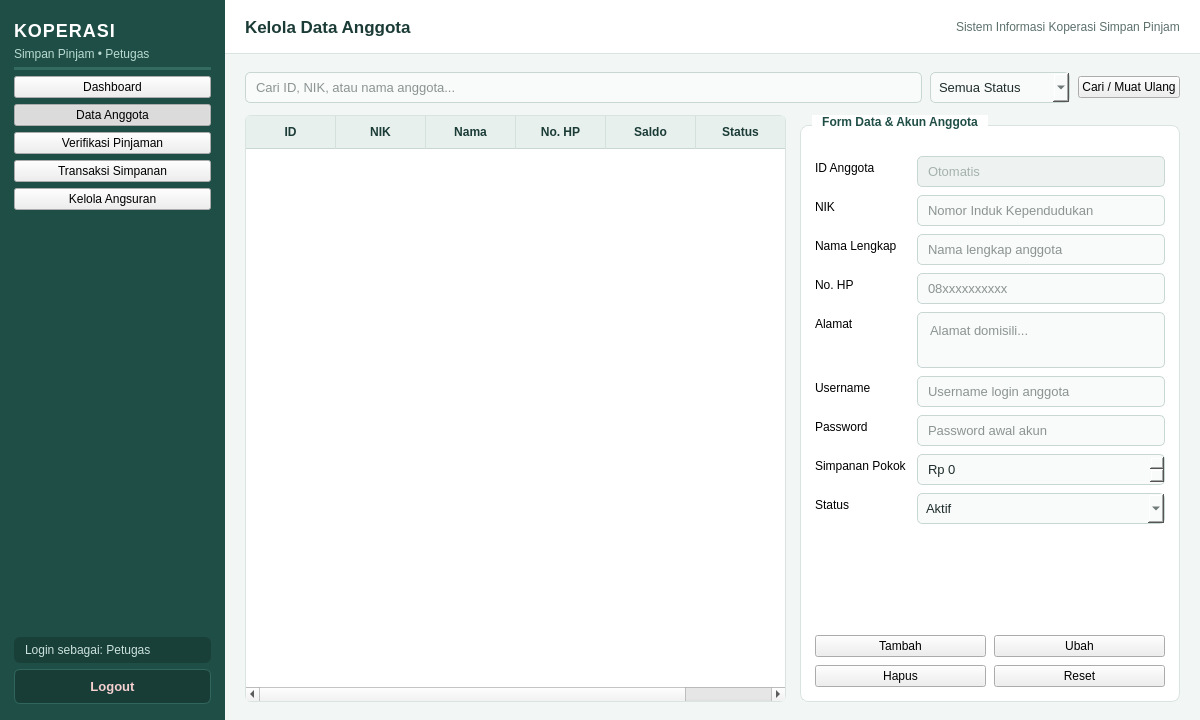
<?xml version="1.0" encoding="UTF-8"?>
<ui version="4.0">
 <class>PetugasDataAnggotaWindow</class>
 <widget class="QMainWindow" name="PetugasDataAnggotaWindow">
  <property name="geometry">
   <rect>
    <x>0</x>
    <y>0</y>
    <width>1200</width>
    <height>720</height>
   </rect>
  </property>
  <property name="minimumSize">
   <size>
    <width>1024</width>
    <height>640</height>
   </size>
  </property>
  <property name="windowTitle">
   <string>Sistem Informasi Koperasi Simpan Pinjam - Data Anggota</string>
  </property>
  <property name="styleSheet">
   <string notr="true">QMainWindow, QWidget#centralwidget {
    background-color: #F2F6F5;
    font-family: "Segoe UI", "Helvetica Neue", Arial, sans-serif;
    color: #1E2D2B;
    font-size: 13px;
}

/* Sidebar */
QFrame#frameSidebar {
    background-color: #1F4E46;
    border: none;
}

QLabel#lblAppTitle {
    color: #FFFFFF;
    font-size: 18px;
    font-weight: bold;
    letter-spacing: 1px;
}

QLabel#lblAppSubtitle {
    color: #B8DAD2;
    font-size: 12px;
}

QLabel#lblUserInfo {
    color: #CBE2DC;
    font-size: 12px;
    padding: 6px 8px;
    background-color: #193F39;
    border-radius: 6px;
}

QPushButton[navButton="true"] {
    background-color: transparent;
    color: #E2F0EC;
    border: none;
    border-radius: 6px;
    text-align: left;
    padding: 10px 14px;
    font-size: 13px;
    font-weight: 500;
}

QPushButton[navButton="true"]:hover {
    background-color: #296359;
    color: #FFFFFF;
}

QPushButton[navButton="true"]:checked {
    background-color: #2E7D6F;
    color: #FFFFFF;
    font-weight: bold;
    border-left: 4px solid #A7E3D4;
}

QPushButton#btnLogout {
    background-color: #183D37;
    color: #F5D0D0;
    border: 1px solid #30665D;
    border-radius: 6px;
    padding: 9px 14px;
    font-size: 13px;
    font-weight: bold;
}

QPushButton#btnLogout:hover {
    background-color: #991B1B;
    color: #FFFFFF;
    border-color: #991B1B;
}

/* Header Bar */
QFrame#frameHeader {
    background-color: #FFFFFF;
    border-bottom: 1px solid #D9E4E1;
}

QLabel#lblPageTitle {
    color: #1B3B36;
    font-size: 17px;
    font-weight: bold;
}

QLabel#lblHeaderInfo {
    color: #5C706C;
    font-size: 12px;
}

/* Cards &amp; GroupBoxes */
QFrame[statCard="true"] {
    background-color: #FFFFFF;
    border: 1px solid #D9E4E1;
    border-top: 3px solid #266D61;
    border-radius: 8px;
}

QLabel[statTitle="true"] {
    color: #5C706C;
    font-size: 12px;
    font-weight: bold;
}

QLabel[statValue="true"] {
    color: #1B3B36;
    font-size: 20px;
    font-weight: bold;
}

QGroupBox {
    background-color: #FFFFFF;
    border: 1px solid #D9E4E1;
    border-radius: 8px;
    margin-top: 10px;
    padding-top: 14px;
    font-weight: bold;
    color: #1B3B36;
}

QGroupBox::title {
    subcontrol-origin: margin;
    left: 12px;
    padding: 0 6px;
    background-color: #FFFFFF;
    color: #1F4E46;
}

/* Inputs */
QLineEdit, QComboBox, QDateEdit, QSpinBox, QDoubleSpinBox, QPlainTextEdit {
    background-color: #F9FBFA;
    border: 1px solid #C8D7D3;
    border-radius: 5px;
    padding: 6px 8px;
    color: #1E2D2B;
    font-size: 13px;
}

QLineEdit:focus, QComboBox:focus, QDateEdit:focus, QSpinBox:focus, QDoubleSpinBox:focus, QPlainTextEdit:focus {
    border: 1px solid #2A7B6F;
    background-color: #FFFFFF;
}

QLineEdit:read-only, QPlainTextEdit:read-only {
    background-color: #EEF3F1;
    color: #5C706C;
}

/* Tables */
QTableWidget {
    background-color: #FFFFFF;
    alternate-background-color: #F6FAF8;
    border: 1px solid #D9E4E1;
    border-radius: 6px;
    gridline-color: #E6EEEC;
    selection-background-color: #D2EBE5;
    selection-color: #14332E;
}

QHeaderView::section {
    background-color: #E7F0ED;
    color: #1B3B36;
    padding: 7px 8px;
    border: none;
    border-right: 1px solid #D3E0DC;
    border-bottom: 1px solid #C8D7D3;
    font-weight: bold;
    font-size: 12px;
}

/* Action Buttons */
QPushButton[btnType="primary"] {
    background-color: #266D61;
    color: #FFFFFF;
    border: none;
    border-radius: 5px;
    padding: 7px 14px;
    font-weight: bold;
}

QPushButton[btnType="primary"]:hover {
    background-color: #1F5B51;
}

QPushButton[btnType="secondary"] {
    background-color: #2A6F8E;
    color: #FFFFFF;
    border: none;
    border-radius: 5px;
    padding: 7px 14px;
    font-weight: bold;
}

QPushButton[btnType="secondary"]:hover {
    background-color: #215973;
}

QPushButton[btnType="danger"] {
    background-color: #C24141;
    color: #FFFFFF;
    border: none;
    border-radius: 5px;
    padding: 7px 14px;
    font-weight: bold;
}

QPushButton[btnType="danger"]:hover {
    background-color: #9E3030;
}

QPushButton[btnType="neutral"] {
    background-color: #EDF3F1;
    color: #2B423E;
    border: 1px solid #C8D7D3;
    border-radius: 5px;
    padding: 7px 14px;
}

QPushButton[btnType="neutral"]:hover {
    background-color: #DFEAE6;
}</string>
  </property>
  <widget class="QWidget" name="centralwidget">
   <layout class="QHBoxLayout" name="layoutRoot">
    <property name="spacing">
     <number>0</number>
    </property>
    <property name="leftMargin">
     <number>0</number>
    </property>
    <property name="topMargin">
     <number>0</number>
    </property>
    <property name="rightMargin">
     <number>0</number>
    </property>
    <property name="bottomMargin">
     <number>0</number>
    </property>
    <item>
     <widget class="QFrame" name="frameSidebar">
      <property name="minimumSize">
       <size>
        <width>225</width>
        <height>0</height>
       </size>
      </property>
      <property name="maximumSize">
       <size>
        <width>225</width>
        <height>16777215</height>
       </size>
      </property>
      <property name="frameShape">
       <enum>QFrame::NoFrame</enum>
      </property>
      <layout class="QVBoxLayout" name="layoutSidebar">
       <property name="spacing">
        <number>6</number>
       </property>
       <property name="leftMargin">
        <number>14</number>
       </property>
       <property name="topMargin">
        <number>20</number>
       </property>
       <property name="rightMargin">
        <number>14</number>
       </property>
       <property name="bottomMargin">
        <number>16</number>
       </property>
       <item>
        <widget class="QLabel" name="lblAppTitle">
         <property name="text">
          <string>KOPERASI</string>
         </property>
        </widget>
       </item>
       <item>
        <widget class="QLabel" name="lblAppSubtitle">
         <property name="text">
          <string>Simpan Pinjam • Petugas</string>
         </property>
        </widget>
       </item>
       <item>
        <widget class="Line" name="lineSidebarTop">
         <property name="styleSheet">
          <string notr="true">background-color: #346B61; max-height: 1px; border: none; margin-top: 6px; margin-bottom: 8px;</string>
         </property>
         <property name="orientation">
          <enum>Qt::Horizontal</enum>
         </property>
        </widget>
       </item>
       <item>
        <widget class="QPushButton" name="btnNavDashboard">
         <property name="text">
          <string>Dashboard</string>
         </property>
         <property name="checkable">
          <bool>true</bool>
         </property>
         <property name="autoExclusive">
          <bool>true</bool>
         </property>
         <property name="navButton" stdset="0">
          <bool>true</bool>
         </property>
        </widget>
       </item>
       <item>
        <widget class="QPushButton" name="btnNavAnggota">
         <property name="text">
          <string>Data Anggota</string>
         </property>
         <property name="checkable">
          <bool>true</bool>
         </property>
         <property name="checked">
          <bool>true</bool>
         </property>
         <property name="autoExclusive">
          <bool>true</bool>
         </property>
         <property name="navButton" stdset="0">
          <bool>true</bool>
         </property>
        </widget>
       </item>
       <item>
        <widget class="QPushButton" name="btnNavVerifikasi">
         <property name="text">
          <string>Verifikasi Pinjaman</string>
         </property>
         <property name="checkable">
          <bool>true</bool>
         </property>
         <property name="autoExclusive">
          <bool>true</bool>
         </property>
         <property name="navButton" stdset="0">
          <bool>true</bool>
         </property>
        </widget>
       </item>
       <item>
        <widget class="QPushButton" name="btnNavSimpanan">
         <property name="text">
          <string>Transaksi Simpanan</string>
         </property>
         <property name="checkable">
          <bool>true</bool>
         </property>
         <property name="autoExclusive">
          <bool>true</bool>
         </property>
         <property name="navButton" stdset="0">
          <bool>true</bool>
         </property>
        </widget>
       </item>
       <item>
        <widget class="QPushButton" name="btnNavAngsuran">
         <property name="text">
          <string>Kelola Angsuran</string>
         </property>
         <property name="checkable">
          <bool>true</bool>
         </property>
         <property name="autoExclusive">
          <bool>true</bool>
         </property>
         <property name="navButton" stdset="0">
          <bool>true</bool>
         </property>
        </widget>
       </item>
       <item>
        <spacer name="spacerSidebar">
         <property name="orientation">
          <enum>Qt::Vertical</enum>
         </property>
         <property name="sizeHint" stdset="0">
          <size>
           <width>20</width>
           <height>40</height>
          </size>
         </property>
        </spacer>
       </item>
       <item>
        <widget class="QLabel" name="lblUserInfo">
         <property name="text">
          <string>Login sebagai: Petugas</string>
         </property>
        </widget>
       </item>
       <item>
        <widget class="QPushButton" name="btnLogout">
         <property name="text">
          <string>Logout</string>
         </property>
        </widget>
       </item>
      </layout>
     </widget>
    </item>
    <item>
     <layout class="QVBoxLayout" name="layoutContent">
      <property name="spacing">
       <number>0</number>
      </property>
      <item>
       <widget class="QFrame" name="frameHeader">
        <property name="minimumSize">
         <size>
          <width>0</width>
          <height>54</height>
         </size>
        </property>
        <property name="maximumSize">
         <size>
          <width>16777215</width>
          <height>54</height>
         </size>
        </property>
        <property name="frameShape">
         <enum>QFrame::NoFrame</enum>
        </property>
        <layout class="QHBoxLayout" name="layoutHeader">
         <property name="leftMargin">
          <number>20</number>
         </property>
         <property name="rightMargin">
          <number>20</number>
         </property>
         <item>
          <widget class="QLabel" name="lblPageTitle">
           <property name="text">
            <string>Kelola Data Anggota</string>
           </property>
          </widget>
         </item>
         <item>
          <spacer name="spacerHeader">
           <property name="orientation">
            <enum>Qt::Horizontal</enum>
           </property>
           <property name="sizeHint" stdset="0">
            <size>
             <width>40</width>
             <height>20</height>
            </size>
           </property>
          </spacer>
         </item>
         <item>
          <widget class="QLabel" name="lblHeaderInfo">
           <property name="text">
            <string>Sistem Informasi Koperasi Simpan Pinjam</string>
           </property>
          </widget>
         </item>
        </layout>
       </widget>
      </item>
      <item>
        <!-- PAGE 1: KELOLA DATA ANGGOTA -->
        <widget class="QWidget" name="pageDataAnggota">
         <layout class="QVBoxLayout" name="layoutDataAnggota">
          <property name="spacing">
           <number>12</number>
          </property>
          <property name="leftMargin">
           <number>20</number>
          </property>
          <property name="topMargin">
           <number>18</number>
          </property>
          <property name="rightMargin">
           <number>20</number>
          </property>
          <property name="bottomMargin">
           <number>18</number>
          </property>
          <item>
           <layout class="QHBoxLayout" name="layoutAnggotaToolbar">
            <property name="spacing">
             <number>8</number>
            </property>
            <item>
             <widget class="QLineEdit" name="txtCariAnggota">
              <property name="placeholderText">
               <string>Cari ID, NIK, atau nama anggota...</string>
              </property>
             </widget>
            </item>
            <item>
             <widget class="QComboBox" name="cmbFilterStatusAnggota">
              <property name="minimumSize">
               <size>
                <width>140</width>
                <height>0</height>
               </size>
              </property>
              <item>
               <property name="text">
                <string>Semua Status</string>
               </property>
              </item>
              <item>
               <property name="text">
                <string>Aktif</string>
               </property>
              </item>
              <item>
               <property name="text">
                <string>Nonaktif</string>
               </property>
              </item>
             </widget>
            </item>
            <item>
             <widget class="QPushButton" name="btnRefreshAnggota">
              <property name="text">
               <string>Cari / Muat Ulang</string>
              </property>
              <property name="btnType" stdset="0">
               <string>neutral</string>
              </property>
             </widget>
            </item>
           </layout>
          </item>
          <item>
           <layout class="QHBoxLayout" name="layoutAnggotaBody">
            <property name="spacing">
             <number>14</number>
            </property>
            <item>
             <widget class="QTableWidget" name="tblAnggota">
              <property name="editTriggers">
               <set>QAbstractItemView::NoEditTriggers</set>
              </property>
              <property name="alternatingRowColors">
               <bool>true</bool>
              </property>
              <property name="selectionMode">
               <enum>QAbstractItemView::SingleSelection</enum>
              </property>
              <property name="selectionBehavior">
               <enum>QAbstractItemView::SelectRows</enum>
              </property>
              <attribute name="horizontalHeaderDefaultSectionSize">
               <number>90</number>
              </attribute>
              <attribute name="horizontalHeaderStretchLastSection">
               <bool>true</bool>
              </attribute>
              <column>
               <property name="text">
                <string>ID</string>
               </property>
              </column>
              <column>
               <property name="text">
                <string>NIK</string>
               </property>
              </column>
              <column>
               <property name="text">
                <string>Nama</string>
               </property>
              </column>
              <column>
               <property name="text">
                <string>No. HP</string>
               </property>
              </column>
              <column>
               <property name="text">
                <string>Saldo</string>
               </property>
              </column>
              <column>
               <property name="text">
                <string>Status</string>
               </property>
              </column>
             </widget>
            </item>
            <item>
             <widget class="QGroupBox" name="grpFormAnggota">
              <property name="minimumSize">
               <size>
                <width>350</width>
                <height>0</height>
               </size>
              </property>
              <property name="maximumSize">
               <size>
                <width>380</width>
                <height>16777215</height>
               </size>
              </property>
              <property name="title">
               <string>Form Data &amp;&amp; Akun Anggota</string>
              </property>
              <layout class="QVBoxLayout" name="layoutFormAnggotaWrap">
               <property name="spacing">
                <number>10</number>
               </property>
               <property name="leftMargin">
                <number>14</number>
               </property>
               <property name="topMargin">
                <number>16</number>
               </property>
               <property name="rightMargin">
                <number>14</number>
               </property>
               <property name="bottomMargin">
                <number>14</number>
               </property>
               <item>
                <layout class="QFormLayout" name="formAnggota">
                 <property name="verticalSpacing">
                  <number>8</number>
                 </property>
                 <item row="0" column="0">
                  <widget class="QLabel" name="lblAnggotaId">
                   <property name="text">
                    <string>ID Anggota</string>
                   </property>
                  </widget>
                 </item>
                 <item row="0" column="1">
                  <widget class="QLineEdit" name="txtAnggotaId">
                   <property name="readOnly">
                    <bool>true</bool>
                   </property>
                   <property name="placeholderText">
                    <string>Otomatis</string>
                   </property>
                  </widget>
                 </item>
                 <item row="1" column="0">
                  <widget class="QLabel" name="lblAnggotaNik">
                   <property name="text">
                    <string>NIK</string>
                   </property>
                  </widget>
                 </item>
                 <item row="1" column="1">
                  <widget class="QLineEdit" name="txtAnggotaNik">
                   <property name="placeholderText">
                    <string>Nomor Induk Kependudukan</string>
                   </property>
                  </widget>
                 </item>
                 <item row="2" column="0">
                  <widget class="QLabel" name="lblAnggotaNama">
                   <property name="text">
                    <string>Nama Lengkap</string>
                   </property>
                  </widget>
                 </item>
                 <item row="2" column="1">
                  <widget class="QLineEdit" name="txtAnggotaNama">
                   <property name="placeholderText">
                    <string>Nama lengkap anggota</string>
                   </property>
                  </widget>
                 </item>
                 <item row="3" column="0">
                  <widget class="QLabel" name="lblAnggotaHp">
                   <property name="text">
                    <string>No. HP</string>
                   </property>
                  </widget>
                 </item>
                 <item row="3" column="1">
                  <widget class="QLineEdit" name="txtAnggotaHp">
                   <property name="placeholderText">
                    <string>08xxxxxxxxxx</string>
                   </property>
                  </widget>
                 </item>
                 <item row="4" column="0">
                  <widget class="QLabel" name="lblAnggotaAlamat">
                   <property name="text">
                    <string>Alamat</string>
                   </property>
                  </widget>
                 </item>
                 <item row="4" column="1">
                  <widget class="QPlainTextEdit" name="txtAnggotaAlamat">
                   <property name="maximumSize">
                    <size>
                     <width>16777215</width>
                     <height>56</height>
                    </size>
                   </property>
                   <property name="placeholderText">
                    <string>Alamat domisili...</string>
                   </property>
                  </widget>
                 </item>
                 <item row="5" column="0">
                  <widget class="QLabel" name="lblAnggotaUsername">
                   <property name="text">
                    <string>Username</string>
                   </property>
                  </widget>
                 </item>
                 <item row="5" column="1">
                  <widget class="QLineEdit" name="txtAnggotaUsername">
                   <property name="placeholderText">
                    <string>Username login anggota</string>
                   </property>
                  </widget>
                 </item>
                 <item row="6" column="0">
                  <widget class="QLabel" name="lblAnggotaPassword">
                   <property name="text">
                    <string>Password</string>
                   </property>
                  </widget>
                 </item>
                 <item row="6" column="1">
                  <widget class="QLineEdit" name="txtAnggotaPassword">
                   <property name="echoMode">
                    <enum>QLineEdit::Password</enum>
                   </property>
                   <property name="placeholderText">
                    <string>Password awal akun</string>
                   </property>
                  </widget>
                 </item>
                 <item row="7" column="0">
                  <widget class="QLabel" name="lblSimpananPokok">
                   <property name="text">
                    <string>Simpanan Pokok</string>
                   </property>
                  </widget>
                 </item>
                 <item row="7" column="1">
                  <widget class="QDoubleSpinBox" name="spnSimpananPokok">
                   <property name="prefix">
                    <string>Rp </string>
                   </property>
                   <property name="decimals">
                    <number>0</number>
                   </property>
                   <property name="maximum">
                    <double>100000000.000000000000000</double>
                   </property>
                   <property name="singleStep">
                    <double>25000.000000000000000</double>
                   </property>
                  </widget>
                 </item>
                 <item row="8" column="0">
                  <widget class="QLabel" name="lblAnggotaStatus">
                   <property name="text">
                    <string>Status</string>
                   </property>
                  </widget>
                 </item>
                 <item row="8" column="1">
                  <widget class="QComboBox" name="cmbAnggotaStatus">
                   <item>
                    <property name="text">
                     <string>Aktif</string>
                    </property>
                   </item>
                   <item>
                    <property name="text">
                     <string>Nonaktif</string>
                    </property>
                   </item>
                  </widget>
                 </item>
                </layout>
               </item>
               <item>
                <spacer name="spacerFormAnggota">
                 <property name="orientation">
                  <enum>Qt::Vertical</enum>
                 </property>
                 <property name="sizeHint" stdset="0">
                  <size>
                   <width>20</width>
                   <height>10</height>
                  </size>
                 </property>
                </spacer>
               </item>
               <item>
                <layout class="QGridLayout" name="layoutAnggotaButtons">
                 <property name="spacing">
                  <number>8</number>
                 </property>
                 <item row="0" column="0">
                  <widget class="QPushButton" name="btnTambahAnggota">
                   <property name="text">
                    <string>Tambah</string>
                   </property>
                   <property name="btnType" stdset="0">
                    <string>primary</string>
                   </property>
                  </widget>
                 </item>
                 <item row="0" column="1">
                  <widget class="QPushButton" name="btnEditAnggota">
                   <property name="text">
                    <string>Ubah</string>
                   </property>
                   <property name="btnType" stdset="0">
                    <string>secondary</string>
                   </property>
                  </widget>
                 </item>
                 <item row="1" column="0">
                  <widget class="QPushButton" name="btnHapusAnggota">
                   <property name="text">
                    <string>Hapus</string>
                   </property>
                   <property name="btnType" stdset="0">
                    <string>danger</string>
                   </property>
                  </widget>
                 </item>
                 <item row="1" column="1">
                  <widget class="QPushButton" name="btnResetAnggota">
                   <property name="text">
                    <string>Reset</string>
                   </property>
                   <property name="btnType" stdset="0">
                    <string>neutral</string>
                   </property>
                  </widget>
                 </item>
                </layout>
               </item>
              </layout>
             </widget>
            </item>
           </layout>
          </item>
         </layout>
        </widget>
      </item>
     </layout>
    </item>
   </layout>
  </widget>
 </widget>
 <resources/>
 <connections/>
</ui>
